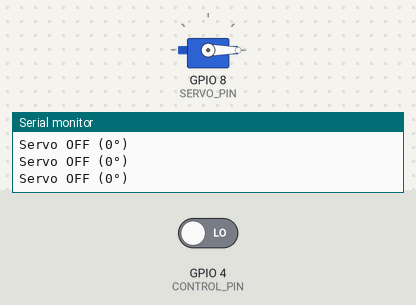
The sketch below on a simulated ESP32. On the bench: servo, the last lines printed to the serial monitor. The test bench sets the inputs (shaded band); at power-on: GPIO 4 (CONTROL_PIN) LOW.

Above: at 1.2 s.
1.3 s: GPIO 4 (CONTROL_PIN) driven HIGH
At 1.6 s:
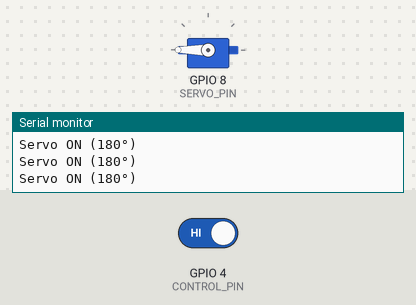
2.8 s: GPIO 4 (CONTROL_PIN) driven LOW
At 4.0 s:
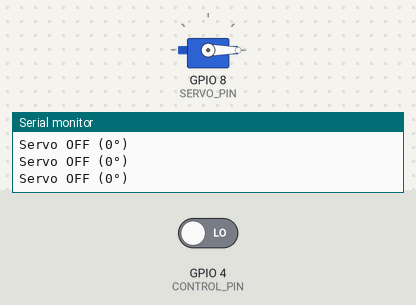
Timing chart, 0 to 5.8 s (numbered marks = the images above; inputs shaded):
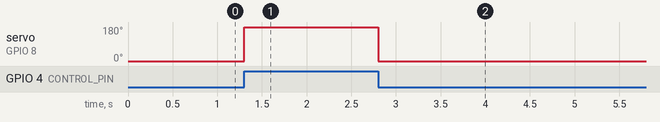

The sketch:

geyserflickduino.ino
```cpp
#include <Servo.h>

#define CONTROL_PIN 4  // Pin receiving signal from ESP32
#define SERVO_PIN 8    // Servo control pin

Servo myServo;

void setup() {
  pinMode(CONTROL_PIN, INPUT);
  myServo.attach(SERVO_PIN);
  myServo.write(0);  // Start at 0°
  Serial.begin(115200);
}

void loop() {
  int signal = digitalRead(CONTROL_PIN);  // Read signal from ESP32

  if (signal == HIGH) {
    myServo.write(180);  // Move servo to 180° when the signal is HIGH
    Serial.println("Servo ON (180°)");
  } else {
    myServo.write(0);  // Move servo to 0° when the signal is LOW
    Serial.println("Servo OFF (0°)");
  }

  delay(100);  // Delay to prevent too rapid signal checking
}
```

Measured:
- after the input at 1.3 s, servo on GPIO 8 (SERVO_PIN): 0° → 180° at once
- after the input at 2.8 s, servo on GPIO 8 (SERVO_PIN): 180° → 0° at once
